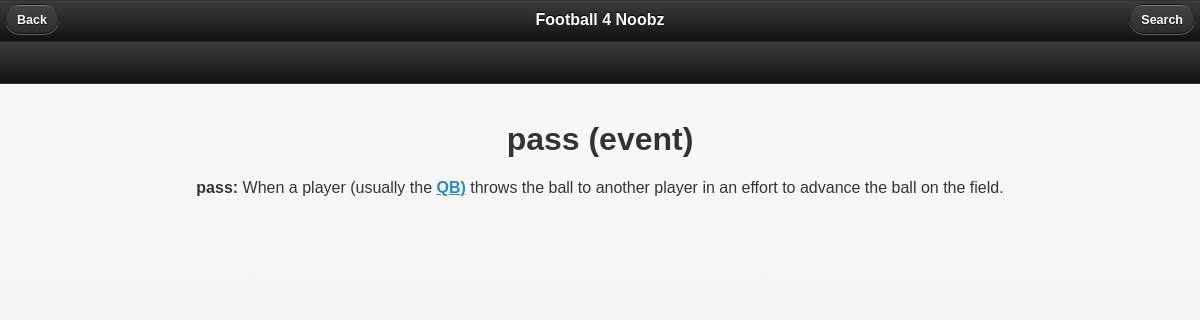
/secondary/term.php?termIds=286&gameId=2&week=9, run on the app's committed database.
### tables this page shows
CREATE TABLE Term
(
	id integer PRIMARY KEY,
	name varchar(100),
	type varchar(100),
	description text,
	filename text
);

### secondary/dbfuncs.php (called while the page is built, shortened)
<?php
	function executeQuery($db, $query)
	{
		$return_value = array();
		try
		{
			$stmt = $db->prepare($query);
			$stmt->execute();
			$result = $stmt->fetch(PDO::FETCH_ASSOC);
			while($result !== false)
			{
				array_push($return_value, $result);
				$result = $stmt->fetch(PDO::FETCH_ASSOC);
			}
			return $return_value;
		}
		catch (PDOException $e)
		{
			print $e->getMessage();
		}
		return false;
	}
?>

### secondary/termcontent.php (the view, shortened to what this page needs)
<?php
	include_once ("./dbfuncs.php");
	include_once ("./funcs.php");
	$multipleIds = array();
	if ($termId != null)
	{
		array_push($multipleIds, $termId);
	}
?>
<div data-role="content">
	<center>
		<?php
			if (count($multipleIds) == 0)
			{
		?>
				<br>
				Sorry, no terms to display.
		<?
			}
			else foreach ($multipleIds as $termId)
			{
				$termResult = executeQuery($db,
					"select * from Term where id = '" . $termId . "';");
				if (count($termResult) > 0)
				{
					$term = $termResult[0];
			?>
					<h1><?= $term["name"] ?> (<?= $term["type"] ?>)</h1>
			<?php
					if ($term["type"] == "player")
					{
						$playerResult = executeQuery($db,
							"select * from Player where name = '" . $term["name"] . "';");
						$player = $playerResult[0];
						$teamResult = executeQuery($db,
							"select * from Team where id = " . $player["teamId"] . ";");
						$team = $teamResult[0];
			?>
						<table>
							<tr>
								<td><b>Team:</b></td>
								<td><?= $team["name"] ?></td>
							</tr>
							<tr>
								<td><b>Number:</b></td>
								<td><?= $player["number"] ?></td>
							</tr>
							<tr>
								<td><b>Position:</b></td>
								<td>
									<?= processDescription($db, $player["position"], $termIds, $gameId, $week) ?>
								</td>
							</tr>
							<tr>
								<td><b>Weight:</b></td>
								<td><?= $player["weight"] ?></td>
							</tr>
							<tr>
								<td><b>Year:</b></td>
								<td><?= $player["year"] ?></td>
							</tr>
							<tr>
								<td><b>Background:</b></td>
								<td><?= $player["background"] ?></td>
							</tr>
						</table>
			<?php
					}
					else
					{
			?>
						<b><?= $term["name"] ?>: </b>
						<?= processDescription($db, $term["description"], $termIds, $gameId, $week) ?>
						<br><img src="<?= $term["filename"] ?>"/>
			<?php
					}
				}
			}
		?>
	</center>
</div>

### secondary/funcs.php (shortened to what this page needs)
<?php
	function getTerm($db, $term)
	{
		return executeQuery($db, "select distinct id from (select id from Term where name like \"" . $term
			. "\" union all select termId as id from Alias where alias like \""
			. $term . "\");");
	}
	function processDescription($db, $description, $termIds, $gameId, $week)
	{
		$descArray = explode(" ", $description);
		$newDesc = implode("/", $descArray);
		$descArray = explode("/", $newDesc);
		$index = 0;
		while (true)
		{
			$check = $descArray[$index] . " " . $descArray[$index + 1];
			$check = preg_replace("/[^-A-Za-z0-9 ]/", '', $check);
			$checkResult = getTerm($db, $check);
			if (count($checkResult) != 0)
			{
				$term = $checkResult[0];
				$typeResult = executeQuery($db,
					"select type from Term where id=" . $term["id"] . ";");
				$type = $typeResult[0];
				if ($type["type"] == "player")
				{
					$style = "color: red;";
				}
				else
				{
					$style = "";
				}
				if ($termIds == null)
				{
					$termIds = array();
				}
				$newTermIds = $termIds;
				array_push($newTermIds, $term["id"]);
				$descArray[$index] = "<a style='" . $style . "' href='term.php?termIds="
					. implode(",", $newTermIds)
					. "&gameId=" . $gameId . "&week=" . $week . "'>" . $descArray[$index];
				$descArray[$index + 1] = $descArray[$index + 1] . "</a>";
				$index += 2;
			}
			else
			{
				$index++;
			}
			if ($index >= count($descArray) - 1)
				break;
		}
		$index = 0;
		while (true)
		{
			$check = $descArray[$index];
			$check = preg_replace("/[^-A-Za-z0-9 ]/", '', $check);
			$checkResult = getTerm($db, $check);
			if (count($checkResult) != 0)
			{
				$term = $checkResult[0];
				$newTermIds = $termIds;
				array_push($newTermIds, $term["id"]);
				$descArray[$index] = "<a href='term.php?termIds=" . implode(",", $newTermIds)
					. "&gameId=" . $gameId . "&week=" . $week . "'>" . $descArray[$index]
					. "</a>";
			}
			$index++;
			if ($index >= count($descArray))
				break;
		}
		return implode (" ", $descArray);
	}
?>

### data on the page
term: name "pass", type "event", description "When a player (usually the throws the ball to another player in an effort to advance the ball on the field.", description "QB)"
